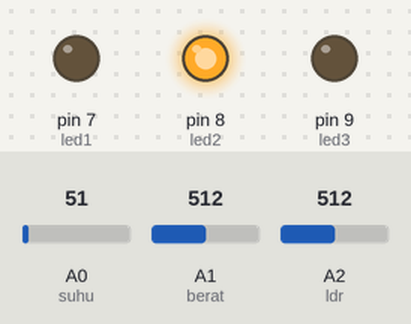
Recording of a sketch running on a simulated Arduino Uno, built with avr-gcc and run on an emulated ATmega328P. Parts: output pins drawn as LEDs (lit = HIGH). The test bench sets the inputs (shaded band); at power-on: A2 (ldr) = 512, A1 (berat) = 512, A0 (suhu) = 51.

Above: at 1.2 s.
1.3 s: A2 (ldr) set to 152
2.8 s: A2 (ldr) set to 130
At 3.4 s:
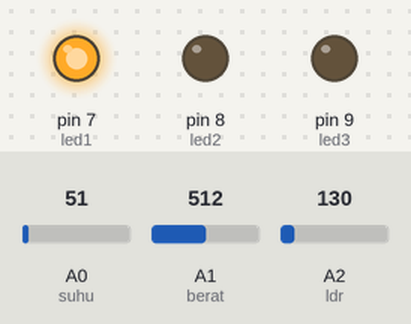
4.3 s: A2 (ldr) set to 306
At 4.6 s:
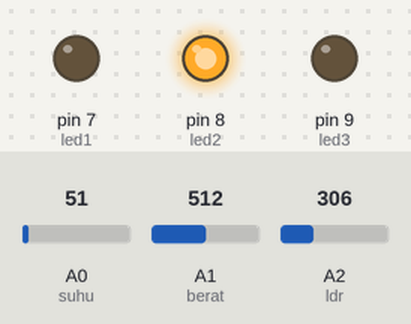
5.8 s: A1 (berat) set to 972
7.3 s: A1 (berat) set to 991
At 8.0 s:
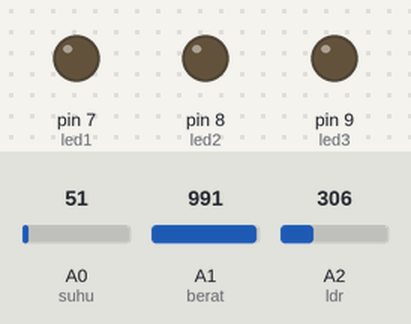
8.8 s: A1 (berat) set to 900
At 9.2 s:
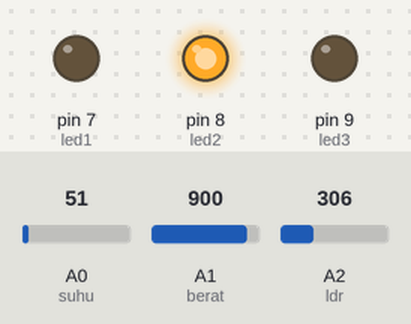
Timing chart, 0 to 11.3 s (numbered marks = the images above; inputs shaded):
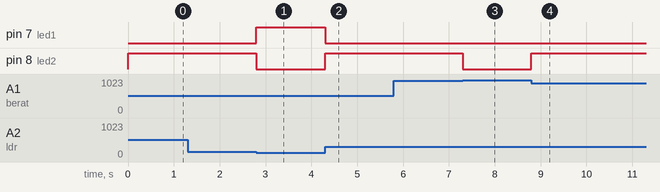

Measured:
- the behaviour switches between 146 and 145 on A2 (ldr) (found by bisection; images 0 and 1)
- the behaviour switches between 982 and 983 on A1 (berat) (found by bisection; images 2 and 3)
- after the input at 1.3 s, every drawn part: stays the same
- after the input at 2.8 s, pin 7 (led1): LOW → HIGH at once; pin 8 (led2): HIGH → LOW at once
- after the input at 4.3 s, pin 7 (led1): HIGH → LOW at once; pin 8 (led2): LOW → HIGH at once
- after the input at 5.8 s, every drawn part: stays the same
- after the input at 7.3 s, pin 8 (led2): HIGH → LOW at once
- after the input at 8.8 s, pin 8 (led2): LOW → HIGH at once

The sketch:

TES3.ino
```cpp
//INPUT ANALOG
int ldr = A2;
int berat = A1;
int suhu = A0;
//OUTPUT
int led1 = 7;
int led2 = 8;
int led3 = 9;

int hasilldr = 0;
int hasilberat = 0;
int hasilsuhu = 0;

void setup() {
  Serial.begin(9600);
  //INPUT
  pinMode(ldr,INPUT);
  pinMode(berat, INPUT);
  pinMode(suhu, INPUT);

  //OUTPUT
  pinMode(led1, OUTPUT);
  pinMode(led2, OUTPUT);
  pinMode(led3, OUTPUT);
}

void loop() {
  //Membaca output masing-masing rangkaian
  //sensor suhu
  hasilsuhu = analogRead(suhu);
  //loadcell
  hasilberat = analogRead(berat);
  //LDR
  hasilldr = analogRead (ldr);

  //Mengubah hasil bacaan sensor ke bentuk tegangan 0 Volt - 5 Volt
  float suhuv = hasilsuhu * (5.0 /1023.0);
  float beratv = hasilberat * (5.0 /1023.0);
  float ldrv = hasilldr * (5.0 /1023.0);

  //Benchmark
  float suhumid = 2.53;
  float ldrmid = 0.71;
  float beratmid = 4.8;

  //Kondisi 1
  if(ldrv > ldrmid & beratv < beratmid & suhuv < suhumid){
    digitalWrite(led1, LOW);
    digitalWrite(led2, HIGH);
    digitalWrite(led3, LOW);
  }

  //Kondisi 2
  else if(ldrv > ldrmid & beratv < beratmid & suhuv > suhumid){
    digitalWrite(led1, LOW);
    digitalWrite(led2, HIGH);
    digitalWrite(led3, LOW);
  }

  //Kondisi 3
  else if(ldrv > ldrmid & beratv > beratmid & suhuv < suhumid){
    digitalWrite(led1, LOW);
    digitalWrite(led2, LOW);
    digitalWrite(led3, LOW);
  }

  //Kondisi 4
  else if(ldrv > ldrmid & beratv > beratmid & suhuv > suhumid){
    digitalWrite(led1, LOW);
    digitalWrite(led2, LOW);
    digitalWrite(led3, HIGH);
  }

  //Kondisi 5
      else if(ldrv < ldrmid & beratv < beratmid & suhuv < suhumid){
    digitalWrite(led1, HIGH);
    digitalWrite(led2, LOW);
    digitalWrite(led3, LOW);
  }

  //Kondisi 6
  else if(ldrv < ldrmid & beratv < beratmid & suhuv > suhumid){
    digitalWrite(led1, LOW);
    digitalWrite(led2, LOW);
    digitalWrite(led3, LOW);
  }

  //Kondisi 7
  else if(ldrv < ldrmid & beratv > beratmid & suhuv < suhumid){
    digitalWrite(led1, HIGH);
    digitalWrite(led2, LOW);
    digitalWrite(led3, LOW);
  }

  //Kondisi 8
  else if(ldrv < ldrmid & beratv > beratmid & suhuv > suhumid){
    digitalWrite(led1, LOW);
    digitalWrite(led2, LOW);
    digitalWrite(led3, HIGH);
  }

}
```
